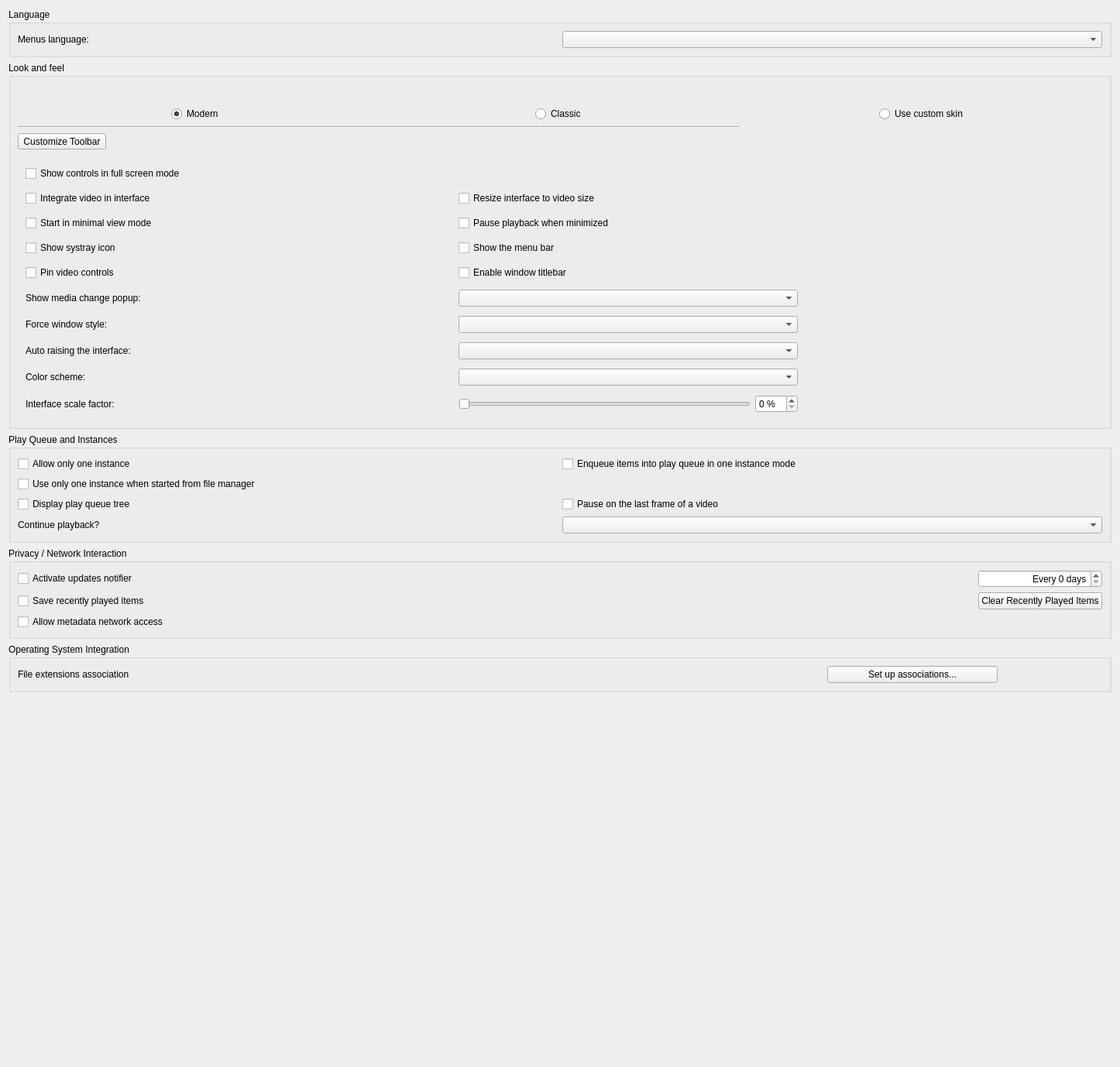
<?xml version="1.0" encoding="UTF-8"?>
<ui version="4.0">
 <author>Jean-Baptiste Kempf</author>
 <class>SPrefsInterface</class>
 <widget class="QWidget" name="SPrefsInterface">
  <property name="geometry">
   <rect>
    <x>0</x>
    <y>0</y>
    <width>1446</width>
    <height>1378</height>
   </rect>
  </property>
  <property name="sizePolicy">
   <sizepolicy hsizetype="Preferred" vsizetype="Minimum">
    <horstretch>0</horstretch>
    <verstretch>0</verstretch>
   </sizepolicy>
  </property>
  <property name="windowTitle">
   <string>Form</string>
  </property>
  <layout class="QVBoxLayout" name="verticalLayout">
   <item>
    <widget class="QGroupBox" name="langBox">
     <property name="title">
      <string>Language</string>
     </property>
     <layout class="QHBoxLayout" name="horizontalLayout">
      <item>
       <widget class="QLabel" name="label">
        <property name="text">
         <string>Menus language:</string>
        </property>
        <property name="buddy">
         <cstring>langCombo</cstring>
        </property>
       </widget>
      </item>
      <item>
       <widget class="QComboBox" name="langCombo"/>
      </item>
     </layout>
    </widget>
   </item>
   <item>
    <widget class="QGroupBox" name="LooknfeelBox">
     <property name="title">
      <string>Look and feel</string>
     </property>
     <layout class="QVBoxLayout" name="LooknfeelLayout">
      <property name="bottomMargin">
       <number>0</number>
      </property>
      <item>
       <widget class="QWidget" name="LooknfeelSelection" native="true">
        <layout class="QGridLayout" name="LooknfeelSelection_l">
         <property name="leftMargin">
          <number>0</number>
         </property>
         <property name="topMargin">
          <number>0</number>
         </property>
         <property name="rightMargin">
          <number>0</number>
         </property>
         <property name="bottomMargin">
          <number>0</number>
         </property>
         <item row="0" column="3">
          <layout class="QVBoxLayout" name="verticalLayout_2">
           <item>
            <widget class="QPushButton" name="skinImage">
             <property name="toolTip">
              <string>VLC will use custom skin.</string>
             </property>
             <property name="text">
              <string/>
             </property>
             <property name="icon">
              <iconset>
               <normaloff>:/prefsmenu/sample_skins.png</normaloff>:/prefsmenu/sample_skins.png</iconset>
             </property>
             <property name="iconSize">
              <size>
               <width>244</width>
               <height>145</height>
              </size>
             </property>
             <property name="flat">
              <bool>true</bool>
             </property>
            </widget>
           </item>
           <item alignment="Qt::AlignHCenter">
            <widget class="QRadioButton" name="skins">
             <property name="toolTip">
              <string>VLC will use custom skin.</string>
             </property>
             <property name="text">
              <string>Use custom skin</string>
             </property>
            </widget>
           </item>
          </layout>
         </item>
         <item row="0" column="1">
          <layout class="QVBoxLayout" name="verticalLayout_8">
           <item>
            <widget class="QPushButton" name="modernImage">
             <property name="toolTip">
              <string>VLC will use a modern layout with
no menubar or pinned controls but
with client-side decoration.</string>
             </property>
             <property name="text">
              <string/>
             </property>
             <property name="icon">
              <iconset>
               <normaloff>:/prefsmenu/sample_minimal.png</normaloff>:/prefsmenu/sample_minimal.png</iconset>
             </property>
             <property name="iconSize">
              <size>
               <width>244</width>
               <height>145</height>
              </size>
             </property>
             <property name="flat">
              <bool>true</bool>
             </property>
            </widget>
           </item>
           <item alignment="Qt::AlignHCenter">
            <widget class="QRadioButton" name="modernButton">
             <property name="toolTip">
              <string>VLC will use a modern layout with
no menubar or pinned controls but
with client-side decoration.</string>
             </property>
             <property name="text">
              <string>Modern</string>
             </property>
             <property name="checked">
              <bool>true</bool>
             </property>
            </widget>
           </item>
          </layout>
         </item>
         <item row="0" column="2">
          <layout class="QVBoxLayout" name="verticalLayout_7">
           <item>
            <widget class="QPushButton" name="classicImage">
             <property name="toolTip">
              <string>VLC will use a classic layout with
a menubar and pinned controls but
with no client-side decoration.</string>
             </property>
             <property name="text">
              <string/>
             </property>
             <property name="icon">
              <iconset>
               <normaloff>:/prefsmenu/sample_complete.png</normaloff>:/prefsmenu/sample_complete.png</iconset>
             </property>
             <property name="iconSize">
              <size>
               <width>244</width>
               <height>145</height>
              </size>
             </property>
             <property name="flat">
              <bool>true</bool>
             </property>
            </widget>
           </item>
           <item alignment="Qt::AlignHCenter">
            <widget class="QRadioButton" name="classicButton">
             <property name="toolTip">
              <string>VLC will use a classic layout with
a menubar and pinned controls but
with no client-side decoration.</string>
             </property>
             <property name="text">
              <string>Classic</string>
             </property>
            </widget>
           </item>
          </layout>
         </item>
         <item row="1" column="1" colspan="2">
          <widget class="Line" name="line">
           <property name="orientation">
            <enum>Qt::Horizontal</enum>
           </property>
          </widget>
         </item>
        </layout>
       </widget>
      </item>
      <item>
       <widget class="QToolButton" name="toolbarEditor">
        <property name="text">
         <string>Customize Toolbar</string>
        </property>
       </widget>
      </item>
      <item>
       <widget class="QStackedWidget" name="styleStackedWidget">
        <property name="currentIndex">
         <number>0</number>
        </property>
        <widget class="QWidget" name="nativePage">
         <layout class="QHBoxLayout" name="horizontalLayout_4">
          <property name="leftMargin">
           <number>0</number>
          </property>
          <property name="rightMargin">
           <number>0</number>
          </property>
          <item>
           <widget class="QWidget" name="native_zone" native="true">
            <property name="sizePolicy">
             <sizepolicy hsizetype="Preferred" vsizetype="Preferred">
              <horstretch>10</horstretch>
              <verstretch>0</verstretch>
             </sizepolicy>
            </property>
            <layout class="QGridLayout">
             <property name="leftMargin">
              <number>10</number>
             </property>
             <property name="topMargin">
              <number>0</number>
             </property>
             <property name="bottomMargin">
              <number>0</number>
             </property>
             <item row="1" column="2" colspan="2">
              <widget class="PreferenceToggle" name="resizingBox">
               <property name="text">
                <string>Resize interface to video size</string>
               </property>
              </widget>
             </item>
             <item row="6" column="2" colspan="2">
              <widget class="QComboBox" name="notificationCombo"/>
             </item>
             <item row="1" column="4">
              <spacer name="horizontalSpacer_7">
               <property name="orientation">
                <enum>Qt::Horizontal</enum>
               </property>
               <property name="sizeHint" stdset="0">
                <size>
                 <width>20</width>
                 <height>20</height>
                </size>
               </property>
              </spacer>
             </item>
             <item row="1" column="1">
              <spacer name="horizontalSpacer_3">
               <property name="orientation">
                <enum>Qt::Horizontal</enum>
               </property>
               <property name="sizeHint" stdset="0">
                <size>
                 <width>40</width>
                 <height>20</height>
                </size>
               </property>
              </spacer>
             </item>
             <item row="5" column="2">
              <widget class="PreferenceToggle" name="titleBarCheckBox">
               <property name="text">
                <string>Enable window titlebar</string>
               </property>
              </widget>
             </item>
             <item row="1" column="0">
              <widget class="PreferenceToggle" name="embedVideo">
               <property name="text">
                <string>Integrate video in interface</string>
               </property>
              </widget>
             </item>
             <item row="12" column="2" colspan="2">
              <widget class="QComboBox" name="autoRaiseComboBox"/>
             </item>
             <item row="6" column="0">
              <widget class="QLabel" name="notificationComboLabel">
               <property name="text">
                <string>Show media change popup:</string>
               </property>
               <property name="buddy">
                <cstring>notificationCombo</cstring>
               </property>
              </widget>
             </item>
             <item row="4" column="0" colspan="2">
              <widget class="PreferenceToggle" name="systrayBox">
               <property name="text">
                <string>Show systray icon</string>
               </property>
              </widget>
             </item>
             <item row="10" column="0">
              <widget class="QLabel" name="stylesLabel">
               <property name="sizePolicy">
                <sizepolicy hsizetype="Maximum" vsizetype="Preferred">
                 <horstretch>0</horstretch>
                 <verstretch>0</verstretch>
                </sizepolicy>
               </property>
               <property name="text">
                <string>Force window style:</string>
               </property>
               <property name="buddy">
                <cstring>stylesCombo</cstring>
               </property>
              </widget>
             </item>
             <item row="14" column="3">
              <widget class="QSpinBox" name="intfScaleFactorSpinBox">
               <property name="suffix">
                <string> %</string>
               </property>
               <property name="singleStep">
                <number>5</number>
               </property>
              </widget>
             </item>
             <item row="13" column="0">
              <widget class="QLabel" name="colorSchemeLabel">
               <property name="text">
                <string>Color scheme:</string>
               </property>
               <property name="buddy">
                <cstring>colorSchemeComboBox</cstring>
               </property>
              </widget>
             </item>
             <item row="3" column="0">
              <widget class="PreferenceToggle" name="minimalviewBox">
               <property name="text">
                <string>Start in minimal view mode</string>
               </property>
              </widget>
             </item>
             <item row="12" column="0">
              <widget class="QLabel" name="autoRaiseLabel">
               <property name="text">
                <string>Auto raising the interface:</string>
               </property>
               <property name="buddy">
                <cstring>autoRaiseComboBox</cstring>
               </property>
              </widget>
             </item>
             <item row="10" column="2" colspan="2">
              <widget class="QComboBox" name="stylesCombo"/>
             </item>
             <item row="14" column="2">
              <widget class="QSlider" name="intfScaleFactorSlider">
               <property name="tracking">
                <bool>false</bool>
               </property>
               <property name="orientation">
                <enum>Qt::Horizontal</enum>
               </property>
              </widget>
             </item>
             <item row="3" column="2" colspan="2">
              <widget class="PreferenceToggle" name="pauseMinimizedBox">
               <property name="text">
                <string>Pause playback when minimized</string>
               </property>
              </widget>
             </item>
             <item row="14" column="0">
              <widget class="QLabel" name="scaleFactorLabel">
               <property name="text">
                <string>Interface scale factor:</string>
               </property>
               <property name="buddy">
                <cstring>intfScaleFactorSlider</cstring>
               </property>
              </widget>
             </item>
             <item row="4" column="2">
              <widget class="PreferenceToggle" name="menuBarCheck">
               <property name="text">
                <string>Show the menu bar</string>
               </property>
              </widget>
             </item>
             <item row="0" column="0" colspan="5">
              <widget class="PreferenceToggle" name="fsController">
               <property name="text">
                <string>Show controls in full screen mode</string>
               </property>
              </widget>
             </item>
             <item row="13" column="2" colspan="2">
              <widget class="QComboBox" name="colorSchemeComboBox"/>
             </item>
             <item row="5" column="0" colspan="2">
              <widget class="PreferenceToggle" name="pinVideoControlsCheckbox">
               <property name="toolTip">
                <string>Disables autohiding of controls when playing videos</string>
               </property>
               <property name="text">
                <string>Pin video controls</string>
               </property>
              </widget>
             </item>
            </layout>
           </widget>
          </item>
         </layout>
        </widget>
        <widget class="QWidget" name="skinsPage">
         <layout class="QHBoxLayout" name="horizontalLayout_5">
          <property name="leftMargin">
           <number>0</number>
          </property>
          <property name="rightMargin">
           <number>0</number>
          </property>
          <item>
           <widget class="QWidget" name="skins_zone" native="true">
            <property name="enabled">
             <bool>true</bool>
            </property>
            <property name="sizePolicy">
             <sizepolicy hsizetype="Preferred" vsizetype="Preferred">
              <horstretch>0</horstretch>
              <verstretch>0</verstretch>
             </sizepolicy>
            </property>
            <layout class="QGridLayout" name="gridLayout_7">
             <property name="leftMargin">
              <number>0</number>
             </property>
             <property name="topMargin">
              <number>0</number>
             </property>
             <property name="rightMargin">
              <number>0</number>
             </property>
             <property name="bottomMargin">
              <number>0</number>
             </property>
             <item row="2" column="1" colspan="3">
              <widget class="QLabel" name="skinsLabel">
               <property name="sizePolicy">
                <sizepolicy hsizetype="Preferred" vsizetype="Preferred">
                 <horstretch>0</horstretch>
                 <verstretch>0</verstretch>
                </sizepolicy>
               </property>
               <property name="frameShape">
                <enum>QFrame::NoFrame</enum>
               </property>
               <property name="text">
                <string notr="true">-This is the skinsLabel place-</string>
               </property>
               <property name="textFormat">
                <enum>Qt::RichText</enum>
               </property>
               <property name="scaledContents">
                <bool>false</bool>
               </property>
               <property name="alignment">
                <set>Qt::AlignLeading|Qt::AlignLeft|Qt::AlignTop</set>
               </property>
               <property name="wordWrap">
                <bool>true</bool>
               </property>
               <property name="margin">
                <number>5</number>
               </property>
               <property name="openExternalLinks">
                <bool>true</bool>
               </property>
              </widget>
             </item>
             <item row="1" column="3">
              <widget class="QPushButton" name="skinBrowse">
               <property name="sizePolicy">
                <sizepolicy hsizetype="Maximum" vsizetype="Fixed">
                 <horstretch>0</horstretch>
                 <verstretch>0</verstretch>
                </sizepolicy>
               </property>
               <property name="text">
                <string>Choose...</string>
               </property>
              </widget>
             </item>
             <item row="1" column="2">
              <widget class="QLineEdit" name="fileSkin">
               <property name="sizePolicy">
                <sizepolicy hsizetype="MinimumExpanding" vsizetype="Fixed">
                 <horstretch>0</horstretch>
                 <verstretch>0</verstretch>
                </sizepolicy>
               </property>
              </widget>
             </item>
             <item row="1" column="1">
              <widget class="QLabel" name="skinFileLabel">
               <property name="text">
                <string>Skin resource file:</string>
               </property>
               <property name="alignment">
                <set>Qt::AlignRight|Qt::AlignTrailing|Qt::AlignVCenter</set>
               </property>
               <property name="buddy">
                <cstring>fileSkin</cstring>
               </property>
              </widget>
             </item>
            </layout>
           </widget>
          </item>
         </layout>
        </widget>
       </widget>
      </item>
     </layout>
    </widget>
   </item>
   <item>
    <widget class="QGroupBox" name="PlaylistAndInstancesBox">
     <property name="title">
      <string>Play Queue and Instances</string>
     </property>
     <layout class="QGridLayout" name="gridLayout_2">
      <item row="4" column="1">
       <widget class="QComboBox" name="continuePlaybackComboBox">
        <property name="enabled">
         <bool>true</bool>
        </property>
       </widget>
      </item>
      <item row="2" column="0">
       <widget class="PreferenceToggle" name="treePlaylist">
        <property name="text">
         <string>Display play queue tree</string>
        </property>
       </widget>
      </item>
      <item row="0" column="0">
       <widget class="PreferenceToggle" name="OneInterfaceMode">
        <property name="text">
         <string>Allow only one instance</string>
        </property>
       </widget>
      </item>
      <item row="1" column="0" colspan="2">
       <widget class="PreferenceToggle" name="oneInstanceFromFile">
        <property name="text">
         <string>Use only one instance when started from file manager</string>
        </property>
       </widget>
      </item>
      <item row="0" column="1">
       <widget class="PreferenceToggle" name="EnqueueOneInterfaceMode">
        <property name="text">
         <string>Enqueue items into play queue in one instance mode</string>
        </property>
       </widget>
      </item>
      <item row="2" column="1">
       <widget class="PreferenceToggle" name="playPauseBox">
        <property name="text">
         <string>Pause on the last frame of a video</string>
        </property>
       </widget>
      </item>
      <item row="4" column="0">
       <widget class="QLabel" name="continuePlaybackLabel">
        <property name="text">
         <string>Continue playback?</string>
        </property>
        <property name="buddy">
         <cstring>continuePlaybackComboBox</cstring>
        </property>
       </widget>
      </item>
     </layout>
    </widget>
   </item>
   <item>
    <widget class="QGroupBox" name="groupBox_2">
     <property name="title">
      <string>Privacy / Network Interaction</string>
     </property>
     <layout class="QGridLayout" name="gridLayout_3">
      <item row="0" column="2">
       <widget class="QSpinBox" name="updatesDays">
        <property name="alignment">
         <set>Qt::AlignRight|Qt::AlignTrailing|Qt::AlignVCenter</set>
        </property>
        <property name="suffix">
         <string> days</string>
        </property>
        <property name="prefix">
         <string>Every </string>
        </property>
       </widget>
      </item>
      <item row="1" column="0">
       <widget class="PreferenceToggle" name="saveRecentlyPlayed">
        <property name="text">
         <string>Save recently played items</string>
        </property>
       </widget>
      </item>
      <item row="1" column="2">
       <widget class="QPushButton" name="clearRecent">
        <property name="text">
         <string>Clear Recently Played Items</string>
        </property>
       </widget>
      </item>
      <item row="2" column="0">
       <widget class="PreferenceToggle" name="MetadataNetworkAccessMode">
        <property name="text">
         <string>Allow metadata network access</string>
        </property>
       </widget>
      </item>
      <item row="1" column="1">
       <spacer name="clearRecentSpacer">
        <property name="orientation">
         <enum>Qt::Horizontal</enum>
        </property>
        <property name="sizeHint" stdset="0">
         <size>
          <width>40</width>
          <height>20</height>
         </size>
        </property>
       </spacer>
      </item>
      <item row="0" column="0">
       <widget class="PreferenceToggle" name="updatesBox">
        <property name="text">
         <string>Activate updates notifier</string>
        </property>
       </widget>
      </item>
     </layout>
    </widget>
   </item>
   <item>
    <widget class="QGroupBox" name="osGroupBox">
     <property name="title">
      <string>Operating System Integration</string>
     </property>
     <layout class="QGridLayout" name="gridLayout_4">
      <item row="2" column="0">
       <widget class="QLabel" name="assocLabel">
        <property name="sizePolicy">
         <sizepolicy hsizetype="Maximum" vsizetype="Preferred">
          <horstretch>0</horstretch>
          <verstretch>0</verstretch>
         </sizepolicy>
        </property>
        <property name="text">
         <string>File extensions association</string>
        </property>
       </widget>
      </item>
      <item row="2" column="1">
       <spacer name="horizontalSpacer_6">
        <property name="orientation">
         <enum>Qt::Horizontal</enum>
        </property>
        <property name="sizeHint" stdset="0">
         <size>
          <width>40</width>
          <height>20</height>
         </size>
        </property>
       </spacer>
      </item>
      <item row="2" column="2">
       <widget class="QPushButton" name="assoButton">
        <property name="sizePolicy">
         <sizepolicy hsizetype="Preferred" vsizetype="Fixed">
          <horstretch>0</horstretch>
          <verstretch>0</verstretch>
         </sizepolicy>
        </property>
        <property name="minimumSize">
         <size>
          <width>220</width>
          <height>0</height>
         </size>
        </property>
        <property name="text">
         <string>Set up associations...</string>
        </property>
       </widget>
      </item>
      <item row="2" column="3">
       <spacer name="horizontalSpacer_8">
        <property name="orientation">
         <enum>Qt::Horizontal</enum>
        </property>
        <property name="sizeType">
         <enum>QSizePolicy::Minimum</enum>
        </property>
        <property name="sizeHint" stdset="0">
         <size>
          <width>135</width>
          <height>20</height>
         </size>
        </property>
       </spacer>
      </item>
     </layout>
    </widget>
   </item>
   <item>
    <spacer name="verticalSpacer">
     <property name="orientation">
      <enum>Qt::Vertical</enum>
     </property>
     <property name="sizeHint" stdset="0">
      <size>
       <width>20</width>
       <height>0</height>
      </size>
     </property>
    </spacer>
   </item>
  </layout>
 </widget>
 <tabstops>
  <tabstop>langCombo</tabstop>
  <tabstop>fsController</tabstop>
  <tabstop>embedVideo</tabstop>
  <tabstop>resizingBox</tabstop>
  <tabstop>minimalviewBox</tabstop>
  <tabstop>pauseMinimizedBox</tabstop>
  <tabstop>systrayBox</tabstop>
  <tabstop>menuBarCheck</tabstop>
  <tabstop>pinVideoControlsCheckbox</tabstop>
  <tabstop>titleBarCheckBox</tabstop>
  <tabstop>notificationCombo</tabstop>
  <tabstop>stylesCombo</tabstop>
  <tabstop>autoRaiseComboBox</tabstop>
  <tabstop>colorSchemeComboBox</tabstop>
  <tabstop>intfScaleFactorSlider</tabstop>
  <tabstop>intfScaleFactorSpinBox</tabstop>
  <tabstop>fileSkin</tabstop>
  <tabstop>skinBrowse</tabstop>
  <tabstop>OneInterfaceMode</tabstop>
  <tabstop>EnqueueOneInterfaceMode</tabstop>
  <tabstop>oneInstanceFromFile</tabstop>
  <tabstop>treePlaylist</tabstop>
  <tabstop>playPauseBox</tabstop>
  <tabstop>continuePlaybackComboBox</tabstop>
  <tabstop>updatesBox</tabstop>
  <tabstop>updatesDays</tabstop>
  <tabstop>saveRecentlyPlayed</tabstop>
  <tabstop>clearRecent</tabstop>
  <tabstop>MetadataNetworkAccessMode</tabstop>
  <tabstop>assoButton</tabstop>
 </tabstops>
 <customwidgets>
  <customwidget>
   <class>PreferenceToggle</class>
   <extends>QCheckBox</extends>
   <header>dialogs/preferences/preferences_widgets.hpp</header>
  </customwidget>
 </customwidgets>
 <resources/>
 <connections/>
</ui>
